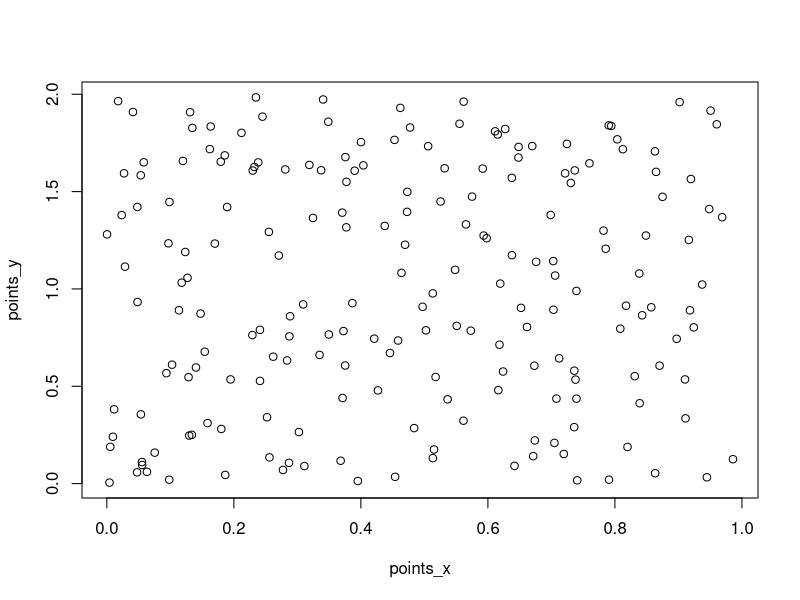
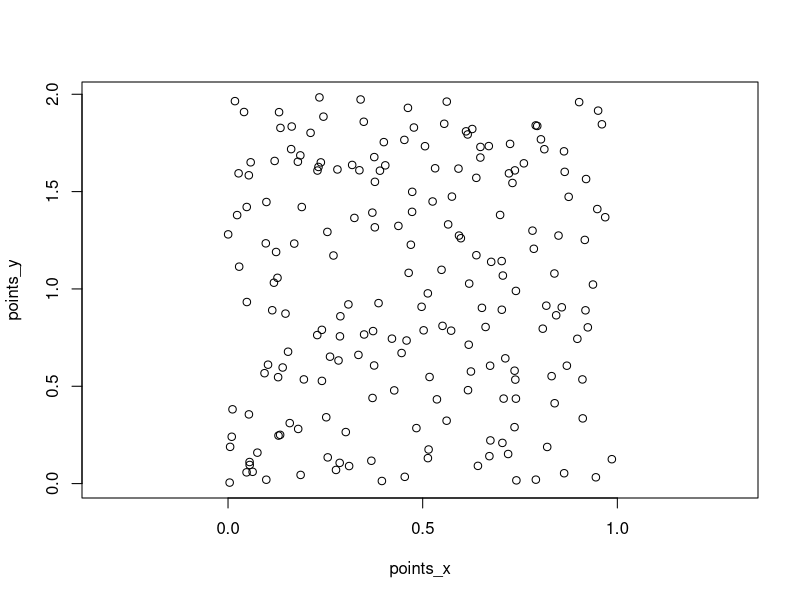
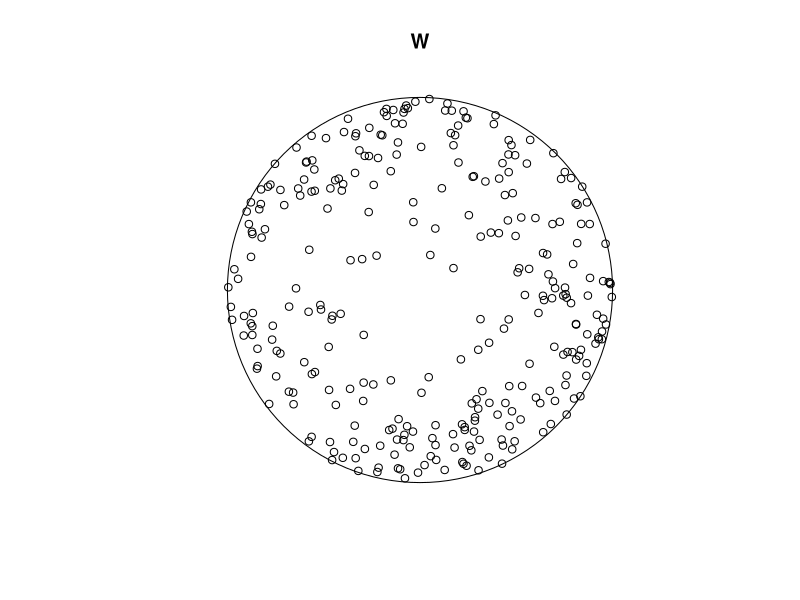
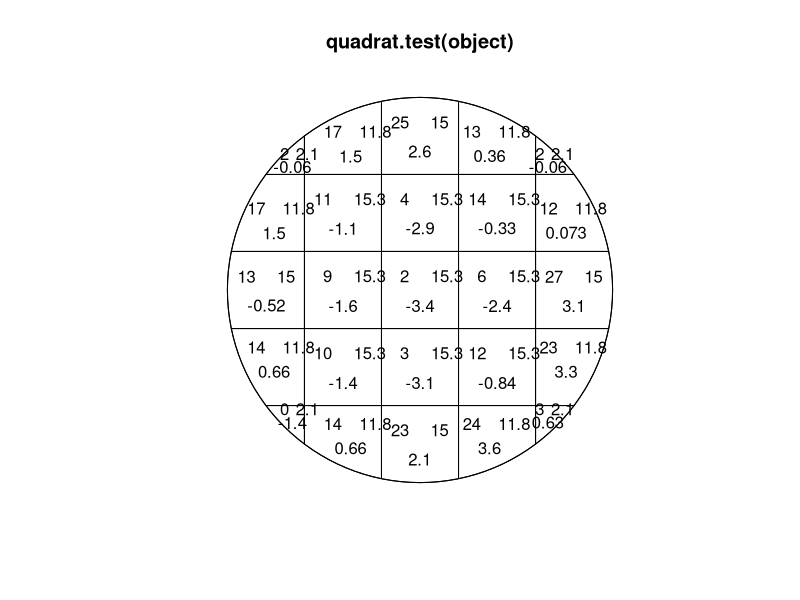

These charts were generated, in order, by the following R code:
## ---- chunk 1

library(stats)
library(spatstat)

points_x <- runif(200,0,1)
points_y <- runif(200,0,2)

points <- data.frame(points_x,points_y)

plot(points)

plot(points,asp=0.5)  ##check

## ---- chunk 2

R <- 100
PI <- 3.14159265359
r_squared <- R *sqrt(runif(300,0,1))
angle <- runif(300,0,1) * 2 * PI

spoints_x <- sqrt(r_squared) * cos(angle)
spoints_y <- sqrt(r_squared) * sin(angle)

spoints <- data.frame(spoints_x,spoints_y)


W <- disc(radius = 10,centre = c(0,0))

plot(W)  
points(spoints)

## ---- chunk 3

object <- ppp(spoints_x, spoints_y, W)

plot( quadrat.test(object) )
#data:  object
#X2 = 107.17, df = 24, p-value = 3.507e-12
#alternative hypothesis: two.sided

#Wartosc p-value jest bardzo mala wiec nie pozwala ona na odrzucenie hipotezy zerowej o calkowicie losowym rozkladzie puktow


## ---- chunk 4
R <- 10
n <- 500
lam <- n / ( PI * R * R )
W <- disc(radius = 10,centre = c(0,0))

rpoispp(lambda = lam, win = W ) # 498
